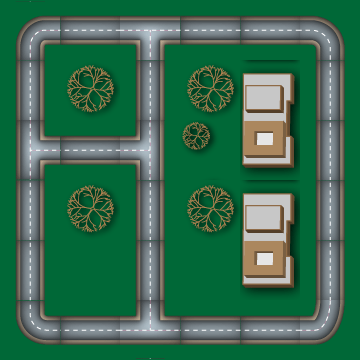

A level layout from a 2D game, rendered from its tile map. Below: a short description, then the map file with its tile-grid data intact:
An orthogonal 6x6 tile map with 60x60 px tiles, 2 tile layers (Map, Stuff), 2 tilesets.

<map version="1.0" orientation="orthogonal" width="6" height="6" tilewidth="60" tileheight="60">
 <tileset firstgid="1" name="Corners" tilewidth="60" tileheight="60">
  <image source="../gfx/corners0.png" width="360" height="180" />
 </tileset>
 <tileset firstgid="19" name="Decorations" tilewidth="60" tileheight="60">
  <image source="../gfx/decore0.png" width="360" height="180" />
 </tileset>
 <layer name="Map" width="6" height="6">
  <data>
   <tile gid="9" />
   <tile gid="11" />
   <tile gid="4" />
   <tile gid="11" />
   <tile gid="11" />
   <tile gid="7" />
   <tile gid="12" />
   <tile gid="17" />
   <tile gid="12" />
   <tile gid="17" />
   <tile gid="29" />
   <tile gid="12" />
   <tile gid="3" />
   <tile gid="11" />
   <tile gid="5" />
   <tile gid="17" />
   <tile gid="35" />
   <tile gid="12" />
   <tile gid="12" />
   <tile gid="17" />
   <tile gid="12" />
   <tile gid="17" />
   <tile gid="29" />
   <tile gid="12" />
   <tile gid="12" />
   <tile gid="17" />
   <tile gid="12" />
   <tile gid="17" />
   <tile gid="35" />
   <tile gid="12" />
   <tile gid="8" />
   <tile gid="11" />
   <tile gid="2" />
   <tile gid="11" />
   <tile gid="11" />
   <tile gid="10" />
  </data>
 </layer>
 <layer name="Stuff" width="6" height="6">
  <data>
   <tile gid="0" />
   <tile gid="0" />
   <tile gid="0" />
   <tile gid="0" />
   <tile gid="0" />
   <tile gid="0" />
   <tile gid="0" />
   <tile gid="21" />
   <tile gid="0" />
   <tile gid="21" />
   <tile gid="29" />
   <tile gid="0" />
   <tile gid="0" />
   <tile gid="0" />
   <tile gid="0" />
   <tile gid="19" />
   <tile gid="35" />
   <tile gid="0" />
   <tile gid="0" />
   <tile gid="21" />
   <tile gid="0" />
   <tile gid="21" />
   <tile gid="0" />
   <tile gid="0" />
   <tile gid="0" />
   <tile gid="0" />
   <tile gid="0" />
   <tile gid="0" />
   <tile gid="0" />
   <tile gid="0" />
   <tile gid="0" />
   <tile gid="0" />
   <tile gid="0" />
   <tile gid="0" />
   <tile gid="0" />
   <tile gid="0" />
  </data>
 </layer>
</map>
